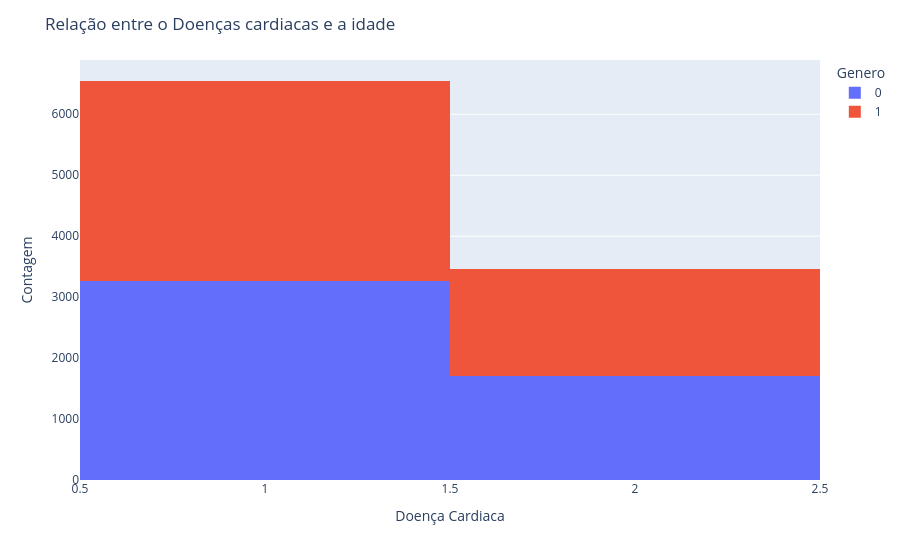

Write notebook code for a chart like this one.
### Markdown cell above
**Neste gráficos podemos visualizar que o indice de doenças cardiacas aumenta conforme a idade**

### Code cell
# Relação de doenças cardicas e o genêro
fig = px.histogram(base, x='gender', color='cardio_disease', barmode='stack')

fig.update_layout(title='Relação entre o Doenças cardiacas e a idade',
                  xaxis_title='Doença Cardiaca',
                  yaxis_title='Contagem',
                  legend_title='Genero')

fig.show()

### Figure 1 — Plotly figure (JSON) as saved in the notebook; plotly's stock layout.template omitted (floating-point values rounded to 4 significant figures; data arrays with more than 128 entries replaced by an {"elided": "..."} marker saying what was removed)
{"data": [{"bingroup": "x", "hovertemplate": "cardio_disease=0<br>gender=%{x}<br>count=%{y}<extra></extra>", "legendgroup": "0", "marker": {"color": "#636efa", "pattern": {"shape": ""}}, "name": "0", "orientation": "v", "showlegend": true, "type": "histogram", "x": {"elided": "4969 int values"}, "xaxis": "x", "yaxis": "y"}, {"bingroup": "x", "hovertemplate": "cardio_disease=1<br>gender=%{x}<br>count=%{y}<extra></extra>", "legendgroup": "1", "marker": {"color": "#EF553B", "pattern": {"shape": ""}}, "name": "1", "orientation": "v", "showlegend": true, "type": "histogram", "x": {"elided": "5031 int values"}, "xaxis": "x", "yaxis": "y"}], "layout": {"barmode": "stack", "legend": {"title": {"text": "Genero"}, "tracegroupgap": 0}, "margin": {"t": 60}, "title": {"text": "Relação entre o Doenças cardiacas e a idade"}, "xaxis": {"anchor": "y", "domain": [0, 1], "title": {"text": "Doença Cardiaca"}}, "yaxis": {"anchor": "x", "domain": [0, 1], "title": {"text": "Contagem"}}}}
